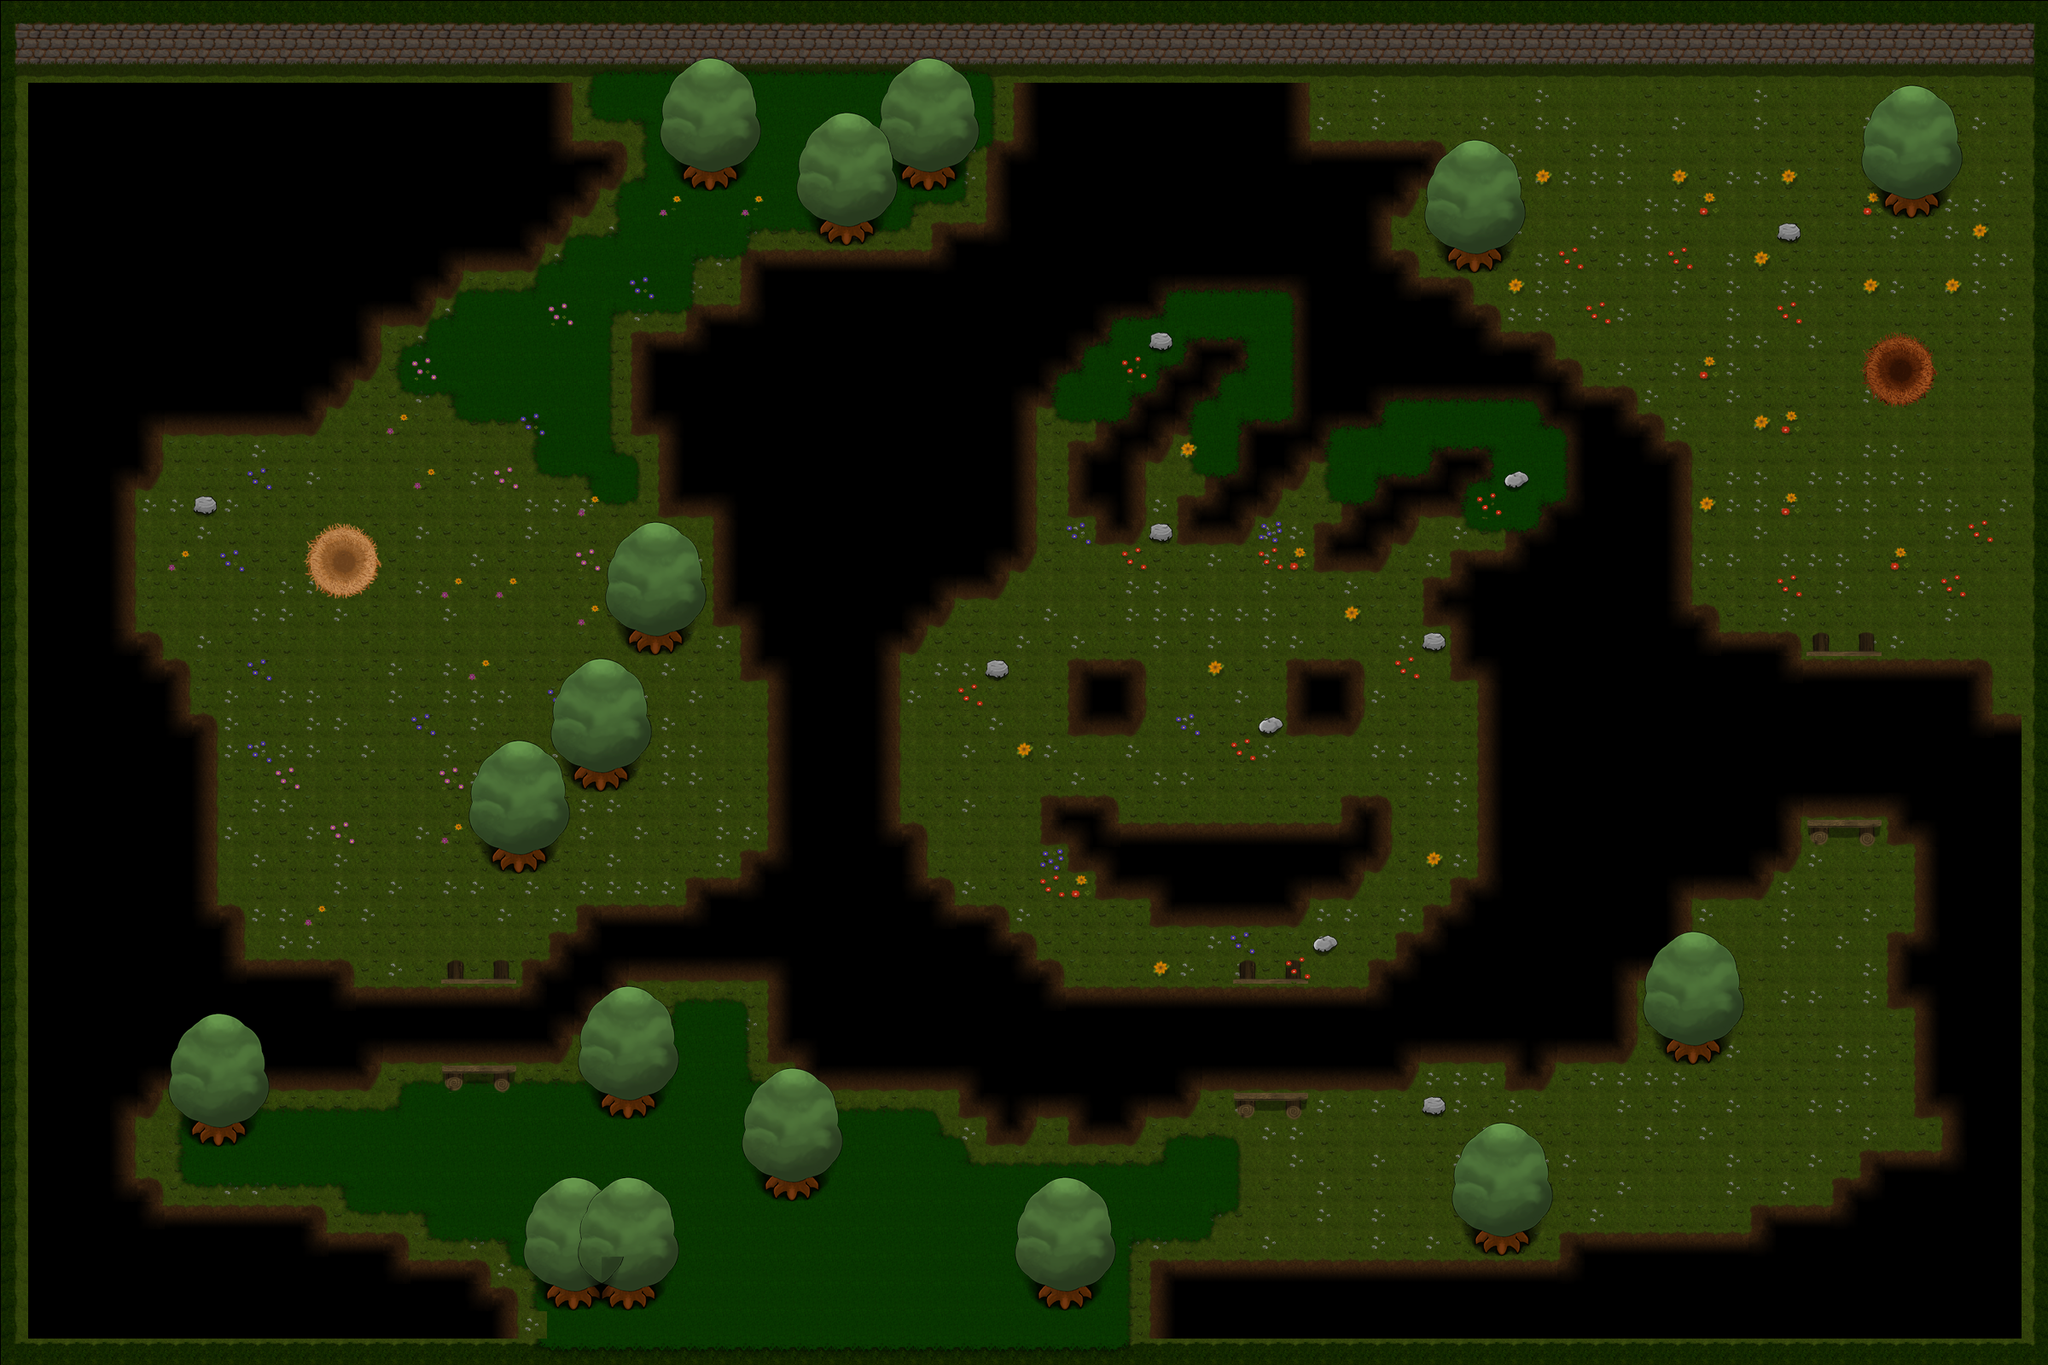

Rendered tile map (Tiled .tmx) drawn with the repository's tilesets; below, a short description and the map source with its tile grids summarised:
An orthogonal 75x50 tile map with 32x32 px tiles, 5 tile layers (Groundlayer (Rand, Wand, Terrain), Zonelayer (hohes Gras, Start), Detaillayer (Deko), Overlayer, ...), 16 tilesets and 257 objects (131x hole, 45x solid, 37x hgrass, 6x bridge3, 4x bridge1, ...).

<map version="1.0" orientation="orthogonal" width="75" height="50" tilewidth="32" tileheight="32">
 <tileset firstgid="1" name="dummyWasserHalb" tilewidth="32" tileheight="32">
  <tileoffset x="1" y="1" />
  <properties>
   <property name="animation" value="" />
   <property name="animationDuration" value="0.15" />
   <property name="animationFrames" value="5" />
   <property name="animationTileOffset" value="5" />
  </properties>
  <image source="tiles/dummyWasserHalb.png" width="128" height="32" />
 </tileset>
 <tileset firstgid="5" name="egg" tilewidth="32" tileheight="32">
  <tileoffset x="1" y="1" />
  <properties>
   <property name="TYPE" value="egg" />
  </properties>
  <image source="tiles/egg.png" width="32" height="32" />
 </tileset>
 <tileset firstgid="6" name="carrot" tilewidth="32" tileheight="32">
  <tileoffset x="1" y="1" />
  <properties>
   <property name="TYPE" value="carrot" />
  </properties>
  <image source="tiles/carrot.png" width="32" height="32" />
 </tileset>
 <tileset firstgid="7" name="clover" tilewidth="32" tileheight="32">
  <tileoffset x="1" y="1" />
  <properties>
   <property name="TYPE" value="clover" />
  </properties>
  <image source="tiles/clover.png" width="32" height="32" />
 </tileset>
 <tileset firstgid="8" name="spinach" tilewidth="32" tileheight="32">
  <tileoffset x="1" y="1" />
  <properties>
   <property name="TYPE" value="spinach" />
  </properties>
  <image source="tiles/spinach.png" width="32" height="32" />
 </tileset>
 <tileset firstgid="9" name="bridge_horizontal_left" tilewidth="32" tileheight="96">
  <tileoffset x="1" y="1" />
  <image source="tiles/bridge_horizontal_left.png" width="32" height="96" />
 </tileset>
 <tileset firstgid="10" name="bridge_horizontal_middle" tilewidth="32" tileheight="96">
  <tileoffset x="1" y="1" />
  <image source="tiles/bridge_horizontal_middle.png" width="32" height="96" />
 </tileset>
 <tileset firstgid="11" name="bridge_horizontal_right" tilewidth="32" tileheight="96">
  <tileoffset x="1" y="1" />
  <image source="tiles/bridge_horizontal_right.png" width="32" height="96" />
 </tileset>
 <tileset firstgid="12" name="bridge_vertical_bottom" tilewidth="96" tileheight="32">
  <tileoffset x="1" y="1" />
  <image source="tiles/bridge_vertical_bottom.png" width="96" height="32" />
 </tileset>
 <tileset firstgid="13" name="bridge_vertical_middle" tilewidth="96" tileheight="32">
  <tileoffset x="1" y="1" />
  <image source="tiles/bridge_vertical_middle.png" width="96" height="32" />
 </tileset>
 <tileset firstgid="14" name="bridge_vertical_top" tilewidth="96" tileheight="32">
  <tileoffset x="1" y="1" />
  <image source="tiles/bridge_vertical_top.png" width="96" height="32" />
 </tileset>
 <tileset firstgid="15" name="dummyTilesHalb" tilewidth="32" tileheight="32">
  <tileoffset x="1" y="1" />
  <image source="tiles/dummyTilesHalb.png" width="512" height="512" />
  <terraintypes>
   <terrain name="Gras" tile="-1" />
   <terrain name="Weg" tile="-1" />
   <terrain name="Abgrund" tile="-1" />
   <terrain name="Wasser" tile="-1" />
   <terrain name="Transparenz" tile="-1" />
   <terrain name="Hohes Gras" tile="-1" />
  </terraintypes>
  <tile id="0" terrain="0,0,0,0" />
  <tile id="1" terrain="0,0,0,0" />
  <tile id="2" terrain="0,0,0,0" />
  <tile id="3" terrain="0,0,0,0" />
  <tile id="16" terrain="0,0,0,1" />
  <tile id="17" terrain="0,0,1,1" />
  <tile id="18" terrain="0,0,1,0" />
  <tile id="21" terrain="4,4,4,5" />
  <tile id="22" terrain="4,4,5,5" />
  <tile id="23" terrain="4,4,5,4" />
  <tile id="32" terrain="0,1,0,1" />
  <tile id="33" terrain="1,1,1,1" />
  <tile id="34" terrain="1,0,1,0" />
  <tile id="35" terrain="0,1,1,1" />
  <tile id="36" terrain="1,0,1,1" />
  <tile id="37" terrain="4,5,4,5" />
  <tile id="38" terrain="5,5,5,5" />
  <tile id="39" terrain="5,4,5,4" />
  <tile id="40" terrain="5,5,5,4" />
  <tile id="41" terrain="5,5,4,5" />
  <tile id="48" terrain="0,1,0,0" />
  <tile id="49" terrain="1,1,0,0" />
  <tile id="50" terrain="1,0,0,0" />
  <tile id="51" terrain="1,1,0,1" />
  <tile id="52" terrain="1,1,1,0" />
  <tile id="53" terrain="4,5,4,4" />
  <tile id="54" terrain="5,5,4,4" />
  <tile id="55" terrain="5,4,4,4" />
  <tile id="56" terrain="5,4,5,5" />
  <tile id="57" terrain="4,5,5,5" />
  <tile id="64" terrain="0,0,0,3" />
  <tile id="65" terrain="0,0,3,3" />
  <tile id="66" terrain="0,0,3,0" />
  <tile id="69" terrain="0,0,0,2" />
  <tile id="70" terrain="0,0,2,2" />
  <tile id="71" terrain="0,0,2,0" />
  <tile id="80" terrain="0,3,0,3" />
  <tile id="81" terrain="3,3,3,3" />
  <tile id="82" terrain="3,0,3,0" />
  <tile id="83" terrain="0,3,3,3" />
  <tile id="84" terrain="3,0,3,3" />
  <tile id="85" terrain="0,2,0,2" />
  <tile id="86" terrain="2,2,2,2" />
  <tile id="87" terrain="2,0,2,0" />
  <tile id="88" terrain="0,2,2,2" />
  <tile id="89" terrain="2,0,2,2" />
  <tile id="96" terrain="0,3,0,0" />
  <tile id="97" terrain="3,3,0,0" />
  <tile id="98" terrain="3,0,0,0" />
  <tile id="99" terrain="3,3,0,3" />
  <tile id="100" terrain="3,3,3,0" />
  <tile id="101" terrain="0,2,0,0" />
  <tile id="102" terrain="2,2,0,0" />
  <tile id="103" terrain="2,0,0,0" />
  <tile id="104" terrain="2,2,0,2" />
  <tile id="105" terrain="2,2,2,0" />
  <tile id="255" terrain="4,4,4,4" />
 </tileset>
 <tileset firstgid="271" name="bush" tilewidth="64" tileheight="64">
  <tileoffset x="1" y="1" />
  <properties>
   <property name="TYPE" value="bush" />
  </properties>
  <image source="tiles/bush.png" width="64" height="64" />
 </tileset>
 <tileset firstgid="272" name="straw" tilewidth="64" tileheight="64">
  <tileoffset x="1" y="1" />
  <properties>
   <property name="TYPE" value="hay" />
  </properties>
  <image source="tiles/straw.png" width="64" height="64" />
 </tileset>
 <tileset firstgid="273" name="switch" tilewidth="64" tileheight="64">
  <tileoffset x="1" y="1" />
  <image source="tiles/switch.png" width="64" height="64" />
 </tileset>
 <tileset firstgid="274" name="home" tilewidth="32" tileheight="32">
  <tileoffset x="1" y="1" />
  <image source="tiles/home.png" width="192" height="96" />
 </tileset>
 <layer name="Groundlayer (Rand, Wand, Terrain)" width="75" height="50">
  <data>[3750 cells, 3750 non-empty, 31 distinct tile ids]</data>
 </layer>
 <layer name="Zonelayer (hohes Gras, Start)" width="75" height="50">
  <data>[3750 cells, 3750 non-empty, 36 distinct tile ids]</data>
 </layer>
 <layer name="Detaillayer (Deko)" width="75" height="50">
  <data>[3750 cells, 152 non-empty, 15 distinct tile ids]</data>
 </layer>
 <objectgroup name="Brueckenebene" width="75" height="50">
  <object name="bridge2" gid="13" x="512" y="1248" />
  <object name="bridge2" gid="13" x="512" y="1216" />
  <object name="bridge2" gid="13" x="512" y="1184" />
  <object name="bridge3" gid="13" x="2112" y="800" />
  <object name="bridge3" gid="13" x="2112" y="832" />
  <object name="bridge3" gid="13" x="2112" y="864" />
  <object name="bridge3" gid="13" x="2112" y="896" />
  <object name="bridge3" gid="13" x="2112" y="928" />
  <object name="bridge3" gid="13" x="2112" y="960" />
  </objectgroup>
 <objectgroup name="Aktionsebene (Ei, Schalter, Busch, Futter)" width="75" height="50">
  <!-- 27 objects omitted --></objectgroup>
 <objectgroup name="Zonenebene" width="75" height="50">
  <!-- 172 objects omitted --></objectgroup>
 <objectgroup name="Renderlayer" width="75" height="50">
  <properties>
   <property name="renterEntities" value="true" />
  </properties>
 </objectgroup>
 <objectgroup name="Spielerebene (physikalische Zone)" width="75" height="50">
  <!-- 45 objects omitted --></objectgroup>
 <layer name="Overlayer" width="75" height="50">
  <data>[3750 cells, 212 non-empty, 18 distinct tile ids]</data>
 </layer>
 <layer name="Overoverlayer(je nach Bedarf)" width="75" height="50">
  <data>[3750 cells, 50 non-empty, 18 distinct tile ids]</data>
 </layer>
</map>
<!-- 248 of 257 objects omitted -->
